Frame 1 (no input): blank canvas, image omitted
Frame 60 (no input): blank canvas, image omitted
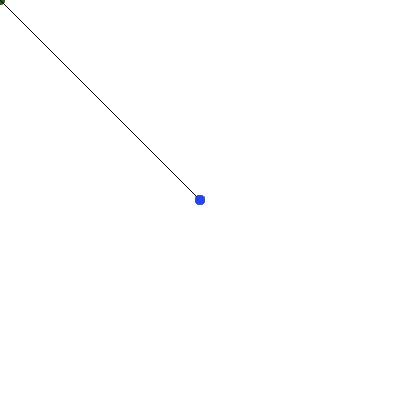
Frame 120 (the mouse pressed at the canvas centre since frame 60)

The p5.js sketch whose frames 1 and 60 were blank and that drew this single picture after the mouse press (run headless with seeded random() and noise() and a simulated clock; from frame 60 on, the mouse is pressed at the canvas centre):

// p5.js sketch
// ── sketch.js
function setup() {
  createCanvas(400, 400);
  background(255);
}

function draw(){
  strokeWeight(1);
  stroke(0);
  line(0, 0, mouseX, mouseY);  
  stroke(random(255), random(255), random(255));
  strokeWeight(10);
  point(mouseX, mouseY);    
}
